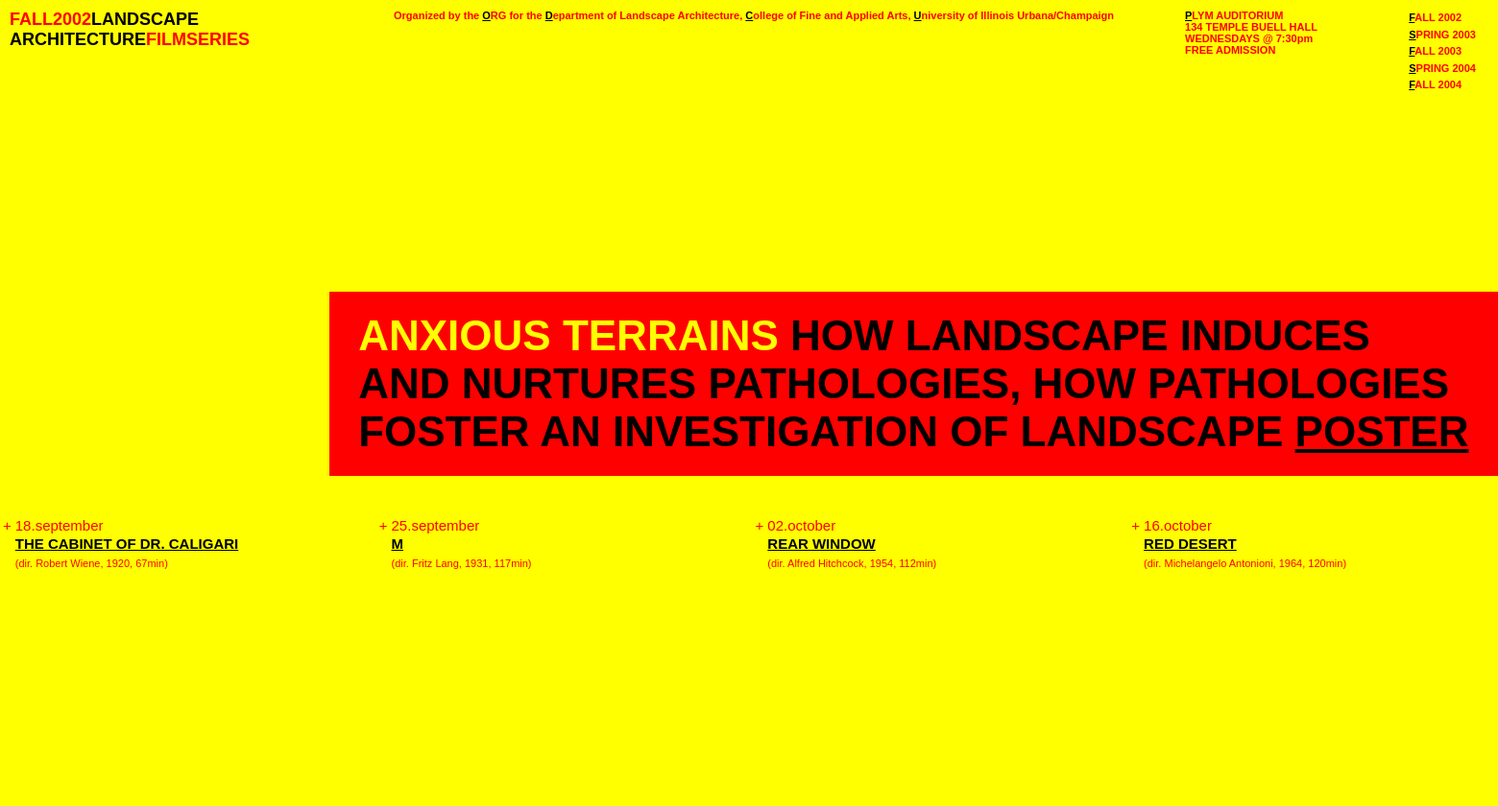
The page / on the database its author committed.
### tables this page shows
CREATE TABLE series
	(
	series_id			INTEGER PRIMARY KEY NOT NULL,
	series_semester 	TEXT NOT NULL,
	series_year 		INTEGER NOT NULL,
	series_title		TEXT NOT NULL,
	series_brief		TEXT,
	series_poster		BLOB,
	series_poster_url	TEXT,
	series_display		TEXT DEFAULT "No"
	);

CREATE TABLE colors (
	series_id INTEGER,
	bgcolor1 TEXT,
	bgcolor2 TEXT,
	text_color1 TEXT,
	text_color2 TEXT,
	text_color3 TEXT, color1 TEXT, color2 TEXT, color3 TEXT,
	CONSTRAINT COLORS_PK PRIMARY KEY (series_id),
	CONSTRAINT FK_colors_series FOREIGN KEY (series_id) REFERENCES series(series_id)
);

CREATE TABLE films
	(
	id					TEXT PRIMARY KEY NOT NULL,
	film_title 			TEXT NOT NULL,
	film_director 		TEXT NOT NULL,
	film_year 			TEXT NOT NULL,
	film_runtime 		TEXT NOT NULL,
	film_description 	TEXT,	
	wiki				TEXT,
	imdb				TEXT,
	film_poster			BLOB,
	entry_created 		TEXT NOT NULL DEFAULT current_timestamp,
	entry_updated 		TEXT DEFAULT NULL
	);

### app.py (the view)
@app.route("/", methods=["GET", "POST"])
def index():
    if request.method == "POST":
        return redirect("/")
    else:
        query_result = queries.get_id_current_series(db)
        session["active_series_id"] = session["current_series_id"] = query_result[0]
        session["active_series_id"] = session["current_series_id"] = 1
        series_id = session["active_series_id"]
        series = queries.get_info_series(db, series_id)
        schedules = queries.get_info_schedules(db, series_id)
        series_ids = queries.get_info_series_ids(db)
        return render_template("index.html", series=series, schedules=schedules, series_ids=series_ids)

### queries.py (called while the page is built)
def get_id_current_series(db):
    connection = sqlite3.connect(db, check_same_thread=False)
    connection.row_factory = sqlite3.Row
    cursor = connection.cursor()
    query = "SELECT series_id FROM series ORDER BY series_id DESC LIMIT 1;"
    cursor.execute(query)
    current_series_id = cursor.fetchone()
    cursor.close()
    connection.close()
    return(current_series_id)

def get_info_series_ids(db):
    connection = sqlite3.connect(db, check_same_thread=False)
    connection.row_factory = sqlite3.Row
    cursor = connection.cursor()
    query = "SELECT DISTINCT(series_id), series_semester, series_year, series_display FROM series; "
    cursor.execute(query)
    rows = cursor.fetchall()
    columns = [column[0] for column in cursor.description]
    result = [dict(zip(columns, row)) for row in rows]
    return(result)

### templates/index.html (shortened to what this page needs)
{% extends "layout.html" %}
{% block main %}
<div class="middle-container-right-index">
    <span style="color: {{ series.color1 }};">{{ series.series_title.upper() }}
    <span style="color: {{ series.color3 }};">
        {{ series.series_brief.upper() }}
        {% if series.series_poster_url %}
        <a href="{{ series.series_poster_url }}" target="_blank" style="color: {{ series.color3 }};">POSTER</a>
        {% endif %}
    </span>
</div>
{% endblock %}

### templates/layout.html (shortened to what this page needs)
<!DOCTYPE html>
<html lang="en">
<head>
    <link href="/static/styles.css" rel="stylesheet">
</head>
<body>
    <div class="main-container" bgcolor="{{ series.color1 }}">
        <div class="top-container" style="background-color: {{ series.color1 }}; color: {{ series.color2 }};">
            <div style="padding: 10px; width: 25vw; font-size: 18px; overflow-wrap: break-word;">
                {{ series.semester.upper() }}<span style="color: {{ series.color3 }};">LANDSCAPE<br>ARCHITECTURE</span>FILMSERIES
            </div>
            <div style="padding-top: 10px; padding-left: 20px; width: 55vw;">
                Organized by the <a href="/org" style="color: {{ series.color3 }};">O</a>RG for the
                <a href="https://landarch.illinois.edu/" target="_blank" style="color: {{ series.color3 }};">D</a>epartment of
                Landscape Architecture, <a href="https://faa.illinois.edu/" target="_blank" style="color: {{ series.color3 }};">C</a>ollege
                of Fine and Applied Arts, <a href="https://illinois.edu/" target="_blank" style="color: {{ series.color3 }};">U</a>niversity
                of Illinois Urbana/Champaign
            </div>
            <div style="padding: 10px; width: 14vw; white-space: nowrap; overflow: hidden;">
                <a href="/map" style="color: {{ series.color3 }};">P</a>LYM AUDITORIUM<br>
                134 TEMPLE BUELL HALL<br>
                WEDNESDAYS @ 7:30pm<br>
                FREE ADMISSION<br>
            </div>
            <div class="top-container-serieses" style="padding: 10px; width: 6vw; font-weight: 100;">
                {% for series_id in series_ids %}
                {% if series_id.series_display == "Yes" %}
                <form action="/series" method="post">
                    <button class="button-series text-left" name="button-series" type="submit">
                        <span style="text-decoration: underline; color: {{ series.color3 }};">
                            {{ series_id.series_semester.0 -}}
                        </span><span style="text-decoration: none; color: {{ series.color2 }};">
                            {{- series_id.series_semester[1:].upper() }} {{ series_id.series_year }}
                        </span>
                    </button>
                </form>
                {% endif %}
                {% endfor %}
            </div>
        </div>
        <div class="middle-container">
            <div class="middle-container-left" style="background-color: {{ series.color1 }};">
            </div>
            <div class="middle-container-right" style="background-color: {{ series.color2 }}; color: {{ series.color1 }};">
            {% block main %}{% endblock %}
            </div>
        </div>
        <div class="bottom-container" style="background-color: {{ series.color1 }};">
            <table>
                <tr>
                    {% for schedule in schedules %}
                    <td valign="top">
                        <span style="color: {{ series.color2 }};">+</span>
                    </td>
                    <td valign="top" style="word-wrap: break-word;">
                        <div style="width: 375px;">
                            <span style="color: {{ series.color2 }};">
                                {{ schedule.day }}.{{ schedule.month.lower() }}<br>
                            </span>
                            <form action="/film" method="post">
                                <button class="button-title text-left" name="button-title" type="submit">
                                    <span style="color: {{ series.color3 }};">
                                        <span style="text-decoration: underline;">
                                            {{ schedule.film_title.upper() }}
                                        </span>
                                    </span>
                                </button>
                            </form>
                            <span style="font-size: 11px;">
                                <span style="color: {{ series.color2 }};">
                                    (dir. {{ schedule.film_director }},
                                    {{ schedule.film_year }},
                                    {{ schedule.film_runtime }}min)<br>
                                </span>
                            </span>
                            <br>
                        </div>
                    </td>
                    {% endfor %}
                </tr>
            </table>
        </div>
    </div>
</body>
</html>

### static/styles.css (style rules this page uses)
body { margin: 0; padding: 0; font-family: Verdana, Arial, Helvetica, sans-serif; -webkit-font-smoothing: subpixel-antialiased !important; -webkit-text-size-adjust: 100%; height: 100svh; min-height: -webkit-fill-available; overflow-y: hidden; }
.main-container { margin: 0; padding: 0; position: absolute; left: 0; height: 100svh; }
.top-container { margin: 0; height: 38svh; width: 100vw; font-weight: bold; font-size: 11px; position: fixed; top: 0svh; display: flex; }
.top-container-serieses { line-height: 1.6em; }
.button-series { padding-bottom: 2px; background: none !important; border: none; cursor: pointer; font-weight: bold; font-size: 11px; }
.middle-container { margin: 0; padding: 0; height: 24svh; width: 100vw; position: fixed; top: 38svh; display: flex; }
.middle-container-left { margin: 0; padding: 0; width: 22vw; }
.middle-container-right { margin: 0; padding: 0; width: 78vw; display: table; }
.middle-container-right-index { margin: 0; padding-left: 30px; padding-right: 30px; font-size: 44px; font-weight: bold; display: table-cell; vertical-align: middle; }
.bottom-container { margin: 0; padding: 40px 300px 0 0; width: 100%; height: 38svh; position: relative; top: 62svh; font-size: 15px; }
.button-title { padding: 2px 2px 2px 0px; background: none !important; border: none; cursor: pointer; font-size: 15px; font-weight: bold; }
.text-left { text-align: left !important; }

### rows shown on the page
series: series_semester.0 "F", series_semester "ALL", series_year "2002", series_title "ANXIOUS TERRAINS", series_brief "HOW LANDSCAPE INDUCES AND NURTURES PATHOLOGIES, HOW PATHOLOGIES FOSTER AN INVESTIGATION OF LANDSCAPE"
series: series_semester.0 "S", series_semester "PRING", series_year "2003"
series: series_semester.0 "F", series_semester "ALL", series_year "2003"
series: series_semester.0 "S", series_semester "PRING", series_year "2004"
series: series_semester.0 "F", series_semester "ALL", series_year "2004"
films: day "18", month "september", film_title "THE CABINET OF DR. CALIGARI", film_director "Robert Wiene", film_year "1920", film_runtime "67"
films: day "25", month "september", film_title "M", film_director "Fritz Lang", film_year "1931", film_runtime "117"
films: day "02", month "october", film_title "REAR WINDOW", film_director "Alfred Hitchcock", film_year "1954", film_runtime "112"
films: day "16", month "october", film_title "RED DESERT", film_director "Michelangelo Antonioni", film_year "1964", film_runtime "120"

### other values the page prints
{{ series.semester.upper() }} "FALL2002"
